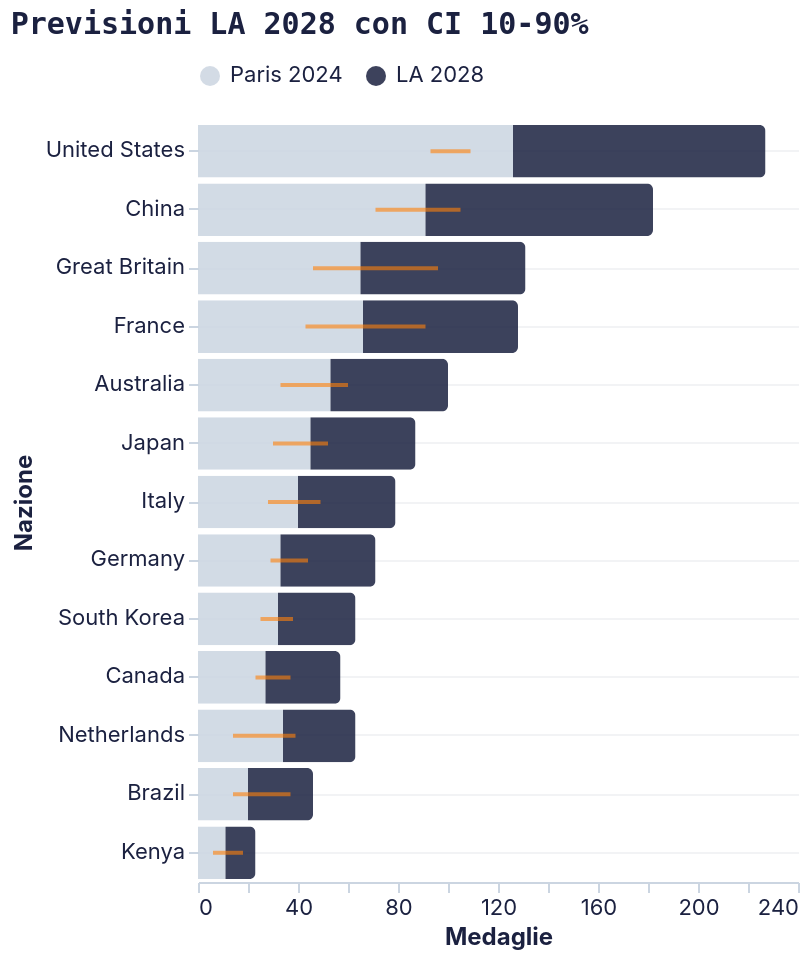

Vega-Lite specification for this chart:
### Vega-Lite specification from a JSON file in a GitHub repository (floating-point values rounded to 4 significant figures)
{"config": {"background": null, "view": {"stroke": null}, "title": {"font": "Space Mono, monospace", "fontSize": 15, "fontWeight": "bold", "color": "#1b2140", "anchor": "start", "offset": 12}, "axis": {"labelFont": "Inter, sans-serif", "titleFont": "Inter, sans-serif", "labelFontSize": 11, "titleFontSize": 12, "titleFontWeight": "bold", "labelColor": "#1b2140", "titleColor": "#1b2140", "gridColor": "#E5E7EB", "gridOpacity": 0.5, "domainColor": "#CBD5E1", "tickColor": "#CBD5E1", "labelAngle": 0}, "axisY": {"grid": true, "domain": false}, "axisX": {"grid": false}, "legend": {"labelFont": "Inter, sans-serif", "titleFont": "Inter, sans-serif", "labelFontSize": 11, "titleFontSize": 12, "titleFontWeight": "bold", "labelColor": "#1b2140", "titleColor": "#1b2140", "orient": "top", "direction": "horizontal", "symbolType": "circle"}, "range": {"category": ["#1b2140", "#ff8009", "#9a0641", "#ffe34a", "#e7b6af", "#64748B"], "ordinal": {"scheme": "blues"}, "heatmap": {"scheme": "blues"}, "ramp": {"scheme": "blues"}}, "bar": {"color": "#1b2140", "cornerRadiusTopRight": 3, "cornerRadiusBottomRight": 3}, "line": {"color": "#1b2140", "strokeWidth": 2.5}, "point": {"color": "#1b2140", "filled": true}, "circle": {"color": "#1b2140"}, "text": {"font": "Inter, sans-serif", "fontSize": 11, "color": "#1b2140"}, "arc": {"fill": "#1b2140"}, "area": {"fill": "#1b2140", "opacity": 0.5}}, "layer": [{"data": {"name": "data-c8d884a7dd1589ff96a10b51678dc029"}, "mark": {"type": "bar", "opacity": 0.85}, "encoding": {"color": {"field": "tipo", "scale": {"domain": ["Paris 2024", "LA 2028"], "range": ["#CBD5E1", "#1b2140"]}, "title": null, "type": "nominal"}, "tooltip": [{"field": "Nazione", "type": "nominal"}, {"field": "tipo", "type": "nominal"}, {"field": "val", "type": "quantitative"}], "x": {"field": "val", "title": "Medaglie", "type": "quantitative"}, "xOffset": {"field": "tipo", "type": "nominal"}, "y": {"field": "Nazione", "sort": ["United States", "China", "Great Britain", "France", "Australia", "Japan", "Italy", "Germany", "South Korea", "Canada", "Netherlands", "Brazil", "Kenya"], "type": "nominal"}}}, {"data": {"name": "data-793f6c9f36db952646d19f7d11e5e603"}, "mark": {"type": "rule", "color": "#ff8009", "opacity": 0.6, "strokeWidth": 2}, "encoding": {"x": {"field": "ci_l", "type": "quantitative"}, "x2": {"field": "ci_h"}, "y": {"field": "Nazione", "sort": ["United States", "China", "Great Britain", "France", "Australia", "Japan", "Italy", "Germany", "South Korea", "Canada", "Netherlands", "Brazil", "Kenya"], "type": "nominal"}}}], "height": 380, "title": "Previsioni LA 2028 con CI 10-90%", "width": "container", "$schema": "https://vega.github.io/schema/vega-lite/v6.4.1.json", "datasets": {"data-c8d884a7dd1589ff96a10b51678dc029": [{"Nazione": "United States", "tipo": "Paris 2024", "val": 126, "ci_l": 126, "ci_h": 126}, {"Nazione": "United States", "tipo": "LA 2028", "val": 101, "ci_l": 93, "ci_h": 109}, {"Nazione": "Great Britain", "tipo": "Paris 2024", "val": 65, "ci_l": 65, "ci_h": 65}, {"Nazione": "Great Britain", "tipo": "LA 2028", "val": 66, "ci_l": 46, "ci_h": 96}, {"Nazione": "China", "tipo": "Paris 2024", "val": 91, "ci_l": 91, "ci_h": 91}, {"Nazione": "China", "tipo": "LA 2028", "val": 91, "ci_l": 71, "ci_h": 105}, {"Nazione": "Australia", "tipo": "Paris 2024", "val": 53, "ci_l": 53, "ci_h": 53}, {"Nazione": "Australia", "tipo": "LA 2028", "val": 47, "ci_l": 33, "ci_h": 60}, {"Nazione": "France", "tipo": "Paris 2024", "val": 66, "ci_l": 66, "ci_h": 66}, {"Nazione": "France", "tipo": "LA 2028", "val": 62, "ci_l": 43, "ci_h": 91}, {"Nazione": "Netherlands", "tipo": "Paris 2024", "val": 34, "ci_l": 34, "ci_h": 34}, {"Nazione": "Netherlands", "tipo": "LA 2028", "val": 29, "ci_l": 14, "ci_h": 39}, {"Nazione": "Germany", "tipo": "Paris 2024", "val": 33, "ci_l": 33, "ci_h": 33}, {"Nazione": "Germany", "tipo": "LA 2028", "val": 38, "ci_l": 29, "ci_h": 44}, {"Nazione": "Japan", "tipo": "Paris 2024", "val": 45, "ci_l": 45, "ci_h": 45}, {"Nazione": "Japan", "tipo": "LA 2028", "val": 42, "ci_l": 30, "ci_h": 52}, {"Nazione": "Italy", "tipo": "Paris 2024", "val": 40, "ci_l": 40, "ci_h": 40}, {"Nazione": "Italy", "tipo": "LA 2028", "val": 39, "ci_l": 28, "ci_h": 49}, {"Nazione": "Canada", "tipo": "Paris 2024", "val": 27, "ci_l": 27, "ci_h": 27}, {"Nazione": "Canada", "tipo": "LA 2028", "val": 30, "ci_l": 23, "ci_h": 37}, {"Nazione": "South Korea", "tipo": "Paris 2024", "val": 32, "ci_l": 32, "ci_h": 32}, {"Nazione": "South Korea", "tipo": "LA 2028", "val": 31, "ci_l": 25, "ci_h": 38}, {"Nazione": "Brazil", "tipo": "Paris 2024", "val": 20, "ci_l": 20, "ci_h": 20}, {"Nazione": "Brazil", "tipo": "LA 2028", "val": 26, "ci_l": 14, "ci_h": 37}, {"Nazione": "Kenya", "tipo": "Paris 2024", "val": 11, "ci_l": 11, "ci_h": 11}, {"Nazione": "Kenya", "tipo": "LA 2028", "val": 12, "ci_l": 6, "ci_h": 18}], "data-793f6c9f36db952646d19f7d11e5e603": [{"Nazione": "United States", "tipo": "LA 2028", "val": 101, "ci_l": 93, "ci_h": 109}, {"Nazione": "Great Britain", "tipo": "LA 2028", "val": 66, "ci_l": 46, "ci_h": 96}, {"Nazione": "China", "tipo": "LA 2028", "val": 91, "ci_l": 71, "ci_h": 105}, {"Nazione": "Australia", "tipo": "LA 2028", "val": 47, "ci_l": 33, "ci_h": 60}, {"Nazione": "France", "tipo": "LA 2028", "val": 62, "ci_l": 43, "ci_h": 91}, {"Nazione": "Netherlands", "tipo": "LA 2028", "val": 29, "ci_l": 14, "ci_h": 39}, {"Nazione": "Germany", "tipo": "LA 2028", "val": 38, "ci_l": 29, "ci_h": 44}, {"Nazione": "Japan", "tipo": "LA 2028", "val": 42, "ci_l": 30, "ci_h": 52}, {"Nazione": "Italy", "tipo": "LA 2028", "val": 39, "ci_l": 28, "ci_h": 49}, {"Nazione": "Canada", "tipo": "LA 2028", "val": 30, "ci_l": 23, "ci_h": 37}, {"Nazione": "South Korea", "tipo": "LA 2028", "val": 31, "ci_l": 25, "ci_h": 38}, {"Nazione": "Brazil", "tipo": "LA 2028", "val": 26, "ci_l": 14, "ci_h": 37}, {"Nazione": "Kenya", "tipo": "LA 2028", "val": 12, "ci_l": 6, "ci_h": 18}]}}
